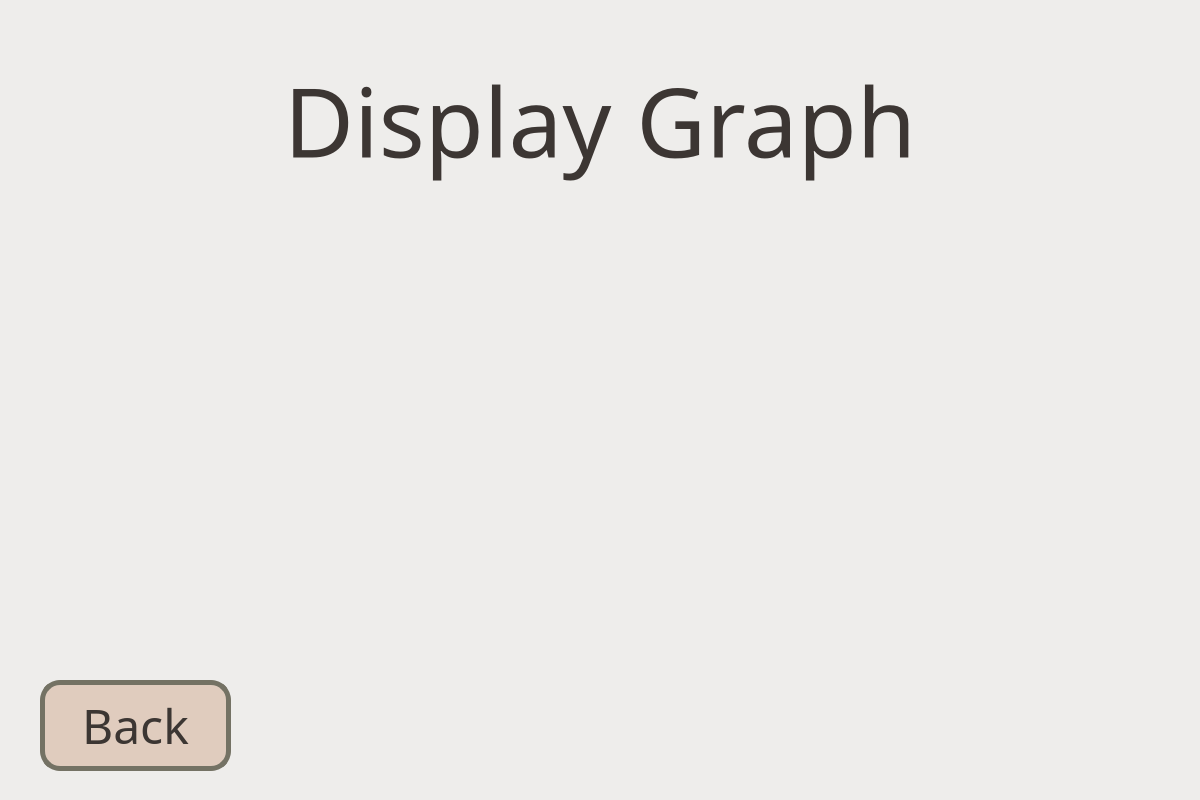
<?xml version="1.0" encoding="UTF-8"?>
<ui version="4.0">
 <class>display_graph</class>
 <widget class="QWidget" name="display_graph">
  <property name="geometry">
   <rect>
    <x>0</x>
    <y>0</y>
    <width>1200</width>
    <height>800</height>
   </rect>
  </property>
  <property name="palette">
   <palette>
    <active>
     <colorrole role="Window">
      <brush brushstyle="SolidPattern">
       <color alpha="255">
        <red>238</red>
        <green>237</green>
        <blue>235</blue>
       </color>
      </brush>
     </colorrole>
    </active>
    <inactive>
     <colorrole role="Window">
      <brush brushstyle="SolidPattern">
       <color alpha="255">
        <red>238</red>
        <green>237</green>
        <blue>235</blue>
       </color>
      </brush>
     </colorrole>
    </inactive>
    <disabled>
     <colorrole role="Base">
      <brush brushstyle="SolidPattern">
       <color alpha="255">
        <red>238</red>
        <green>237</green>
        <blue>235</blue>
       </color>
      </brush>
     </colorrole>
     <colorrole role="Window">
      <brush brushstyle="SolidPattern">
       <color alpha="255">
        <red>238</red>
        <green>237</green>
        <blue>235</blue>
       </color>
      </brush>
     </colorrole>
    </disabled>
   </palette>
  </property>
  <property name="windowTitle">
   <string>Form</string>
  </property>
  <widget class="QLabel" name="label">
   <property name="geometry">
    <rect>
     <x>214</x>
     <y>30</y>
     <width>772</width>
     <height>181</height>
    </rect>
   </property>
   <property name="font">
    <font>
     <family>Bauhaus 93</family>
     <pointsize>72</pointsize>
     <italic>false</italic>
     <bold>false</bold>
     <strikeout>false</strikeout>
    </font>
   </property>
   <property name="styleSheet">
    <string notr="true">color:  rgb(60, 54, 51);</string>
   </property>
   <property name="text">
    <string>Display Graph</string>
   </property>
   <property name="alignment">
    <set>Qt::AlignCenter</set>
   </property>
  </widget>
  <widget class="QPushButton" name="back_to_main">
   <property name="geometry">
    <rect>
     <x>40</x>
     <y>680</y>
     <width>191</width>
     <height>91</height>
    </rect>
   </property>
   <property name="font">
    <font>
     <family>Bauhaus 93</family>
     <pointsize>-1</pointsize>
     <italic>false</italic>
     <bold>false</bold>
    </font>
   </property>
   <property name="styleSheet">
    <string notr="true"> background-color: rgb(224, 204, 190);
    border-style: solid;
    color:  rgb(60, 54, 51);
    border-width: 5px;
    border-radius: 20px;
    border-color: rgb(116, 114, 100);
    font: 48px;
    padding: 6px;
</string>
   </property>
   <property name="text">
    <string>Back</string>
   </property>
  </widget>
 </widget>
 <resources/>
 <connections/>
</ui>
